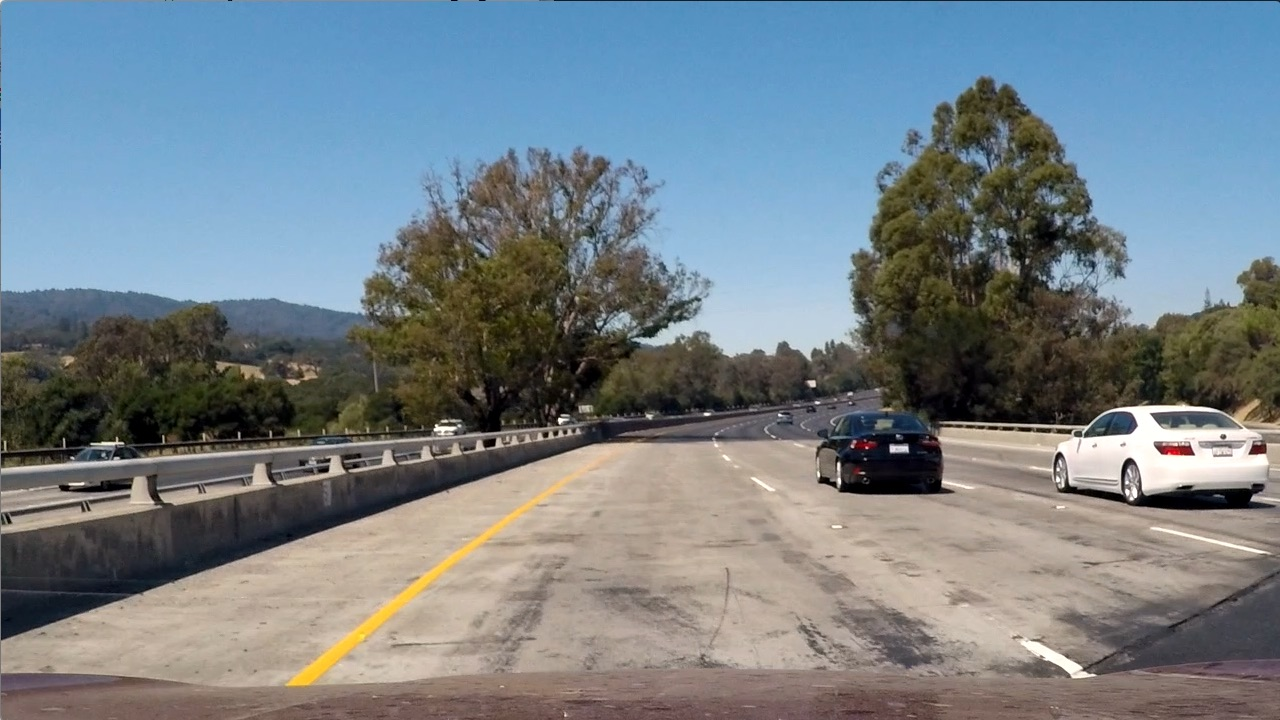
#> input picture Project2_Advanced_Lane_Detection/test_images/test1.jpg, 1280 x 720 px
$ python Threshold.py   (older library calls are emulated)
#> lines starting #> are read from the running program, lines starting #| are printed output that depends on the picture; after the words box and inside, x2 and y2 are one past the last pixel; in counts of white or black regions, pixels touching at a corner belong together
import cv2
import matplotlib.pyplot as plt
import matplotlib.image as mpimg
import numpy as np

def abs_sobel_thresh(img, orient='x', sobel_kernel=3, thresh=(0, 255)):
    # Calculate directional gradient
    # Apply threshold
    gray = cv2.cvtColor(img,cv2.COLOR_RGB2GRAY)
    if orient == 'x':
        sobel = cv2.Sobel(gray,cv2.CV_64F,1,0,ksize=sobel_kernel)
    if orient == 'y':
        sobel = cv2.Sobel(gray,cv2.CV_64F,0,1,ksize=sobel_kernel)

    abs_sobel = np.absolute(sobel)
    scaler_sobel = np.uint8(255*(abs_sobel/(np.max(abs_sobel))))

    grad_binary = np.zeros_like(abs_sobel)
    grad_binary[(scaler_sobel >= thresh[0]) & (scaler_sobel <= thresh[1])] = 1
    return grad_binary

def mag_thresh(image, sobel_kernel=3, mag_thresh=(0, 255)):
    # Calculate gradient magnitude
    # Apply threshold
    gray = cv2.cvtColor(image,cv2.COLOR_RGB2GRAY)
    sobelx = cv2.Sobel(gray,cv2.CV_64F,1,0,ksize=sobel_kernel)
    sobely = cv2.Sobel(gray,cv2.CV_64F,0,1,ksize=sobel_kernel)

    abs_sobel = np.sqrt(sobelx**2 + sobely**2)
    scaler_sobel = np.uint8(255*(abs_sobel/(np.max(abs_sobel))))

    mag_binary = np.zeros_like(abs_sobel)
    mag_binary[(scaler_sobel >= mag_thresh[0]) & (scaler_sobel <= mag_thresh[1])] = 1
    return mag_binary

def dir_threshold(image, sobel_kernel=3, thresh=(0, np.pi/2)):
    # Calculate gradient direction
    # Apply threshold
    gray = cv2.cvtColor(image,cv2.COLOR_RGB2GRAY)
    sobelx = cv2.Sobel(gray,cv2.CV_64F,1,0,ksize=sobel_kernel)
    sobely = cv2.Sobel(gray,cv2.CV_64F,0,1,ksize=sobel_kernel)

    abs_sobelx = np.absolute(sobelx)
    abs_sobely = np.absolute(sobely)

    scaler_sobel = np.arctan(abs_sobelx,abs_sobely)
    dir_binary = np.zeros_like(abs_sobelx)
    dir_binary[(scaler_sobel >= thresh[0]) & (scaler_sobel <= thresh[1])] = 1
    return dir_binary


def color_thresold(img, s_thresh=(170, 255)):
    img = np.copy(img)
    # Convert to HLS color space and separate the V channel
    hls = cv2.cvtColor(img, cv2.COLOR_RGB2HLS)
    s_channel = hls[:,:,2]
    # Threshold color channel
    s_binary = np.zeros_like(s_channel)
    s_binary[(s_channel >= s_thresh[0]) & (s_channel <= s_thresh[1])] = 1
    return s_binary

def ImgWithAllThresold(img):

    # Choose a Sobel kernel size
    ksize = 3 # Choose a larger odd number to smooth gradient measurements

    # Apply each of the thresholding functions
    gradx = abs_sobel_thresh(img, orient='x', sobel_kernel=ksize, thresh=(20,100))
    #grady = abs_sobel_thresh(image, orient='y', sobel_kernel=ksize, thresh=(20,100))
    mag_binary = mag_thresh(img, sobel_kernel=ksize, mag_thresh=(30,200))
    dir_binary = dir_threshold(img, sobel_kernel=ksize, thresh=(0.7, 1.3))
    s_binary = color_thresold(img)
    combined = np.zeros_like(dir_binary)
    combined[((gradx == 1)) | ((mag_binary == 1) & (dir_binary == 1)) | (s_binary == 1)] = 1
    return combined


if __name__ == "__main__":
    image = cv2.imread("./test_images/test1.jpg")
#> image is the input picture: shape (720, 1280, 3); mean B, G, R 135.5, 128.7, 117.5
    ImgWithAllThresold(image)
#> in ImgWithAllThresold, `gradx = abs_sobel_thresh(img, orient='x', sobel_kernel=ksize, thresh=(..`:
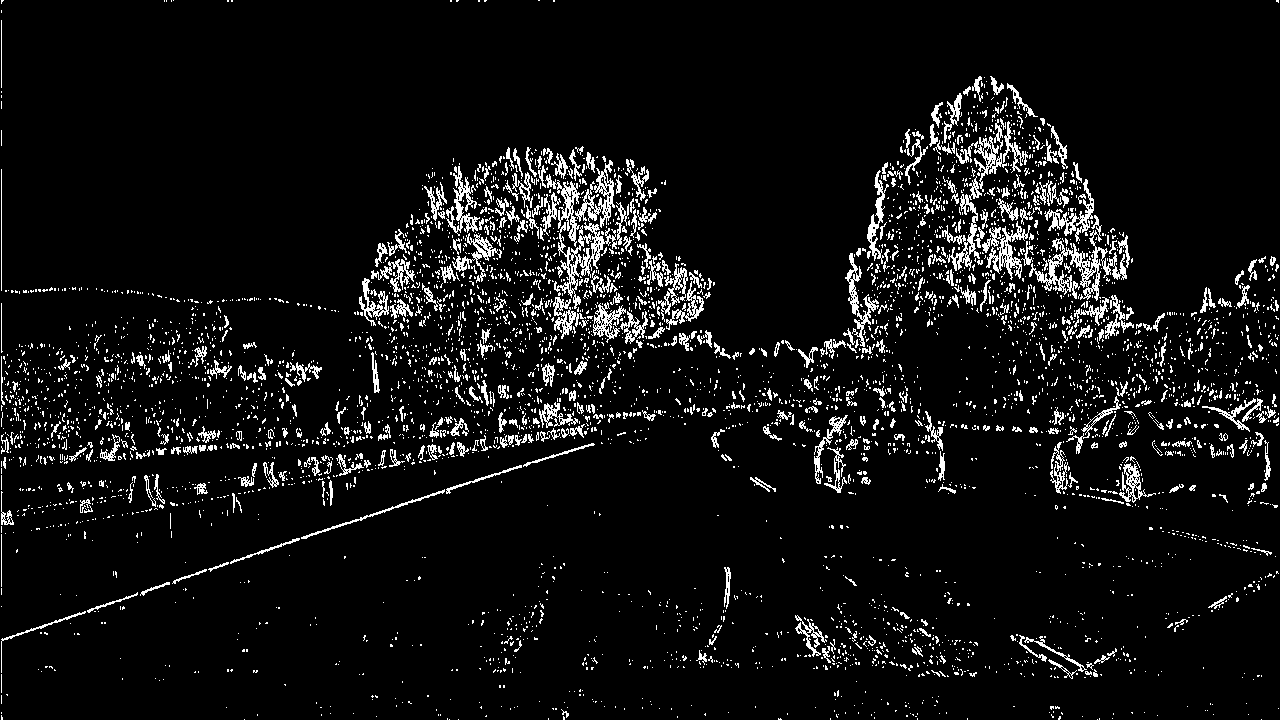
#> gradx: shape (720, 1280) float64; values 0 (black) and 1 (white), 6.8% white in thin lines or dots
#> in ImgWithAllThresold, `dir_binary = dir_threshold(img, sobel_kernel=ksize, thresh=(0.7, 1.3))`:
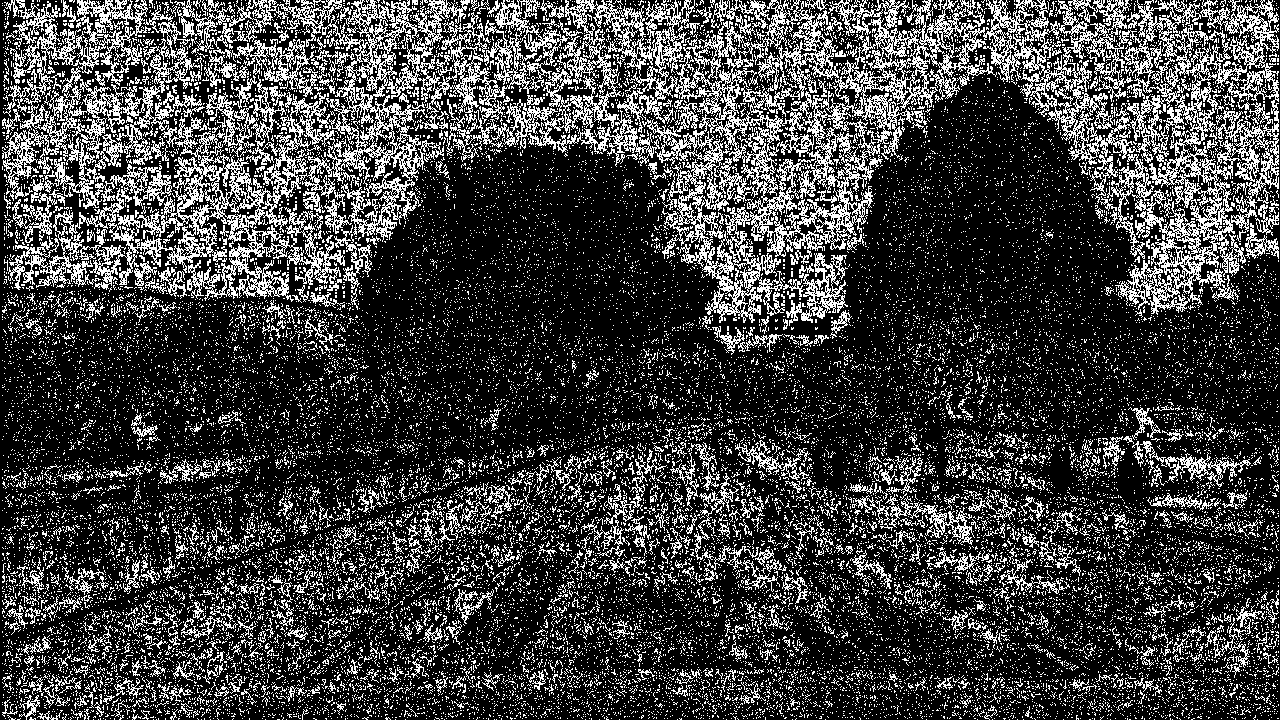
#> dir_binary: shape (720, 1280) float64; values 0 (black) and 1 (white), 24.8% white in thin lines or dots
#> in color_thresold, `s_channel = hls[:,:,2]`:
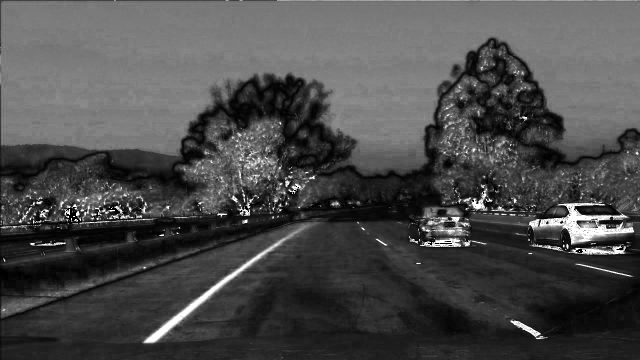
#> s_channel: shape (720, 1280) (shown at 1/2 size); min 0, max 255, mean 74.4
#> in ImgWithAllThresold, `s_binary = color_thresold(img)`:
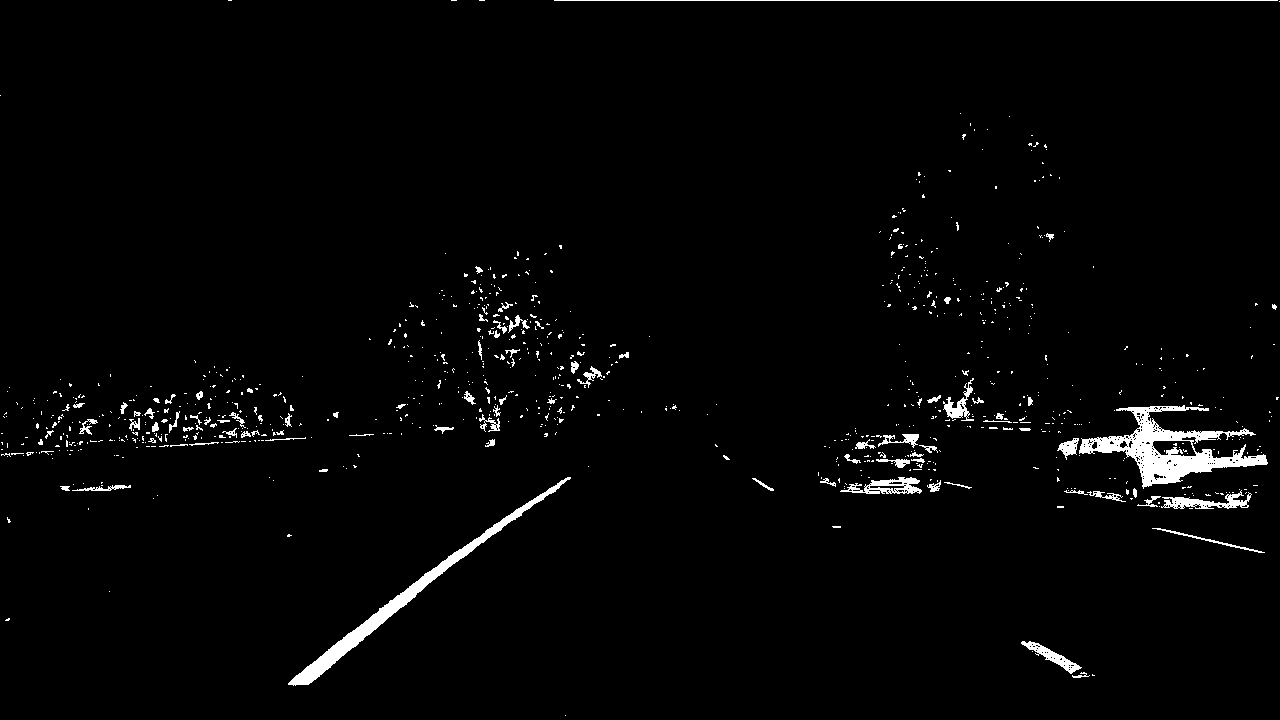
#> s_binary: shape (720, 1280); values 0 (black) and 1 (white), 2.1% white; 892 white regions (801 under 20 px), largest, box (x1, y1, x2, y2) and area: (1079, 405, 1268, 489) 5047, (288, 477, 571, 686) 3455, (554, 0, 1278, 1) 724

$ run again, with Project2_Advanced_Lane_Detection/test_images/test2.jpg copied over Project2_Advanced_Lane_Detection/test_images/test1.jpg
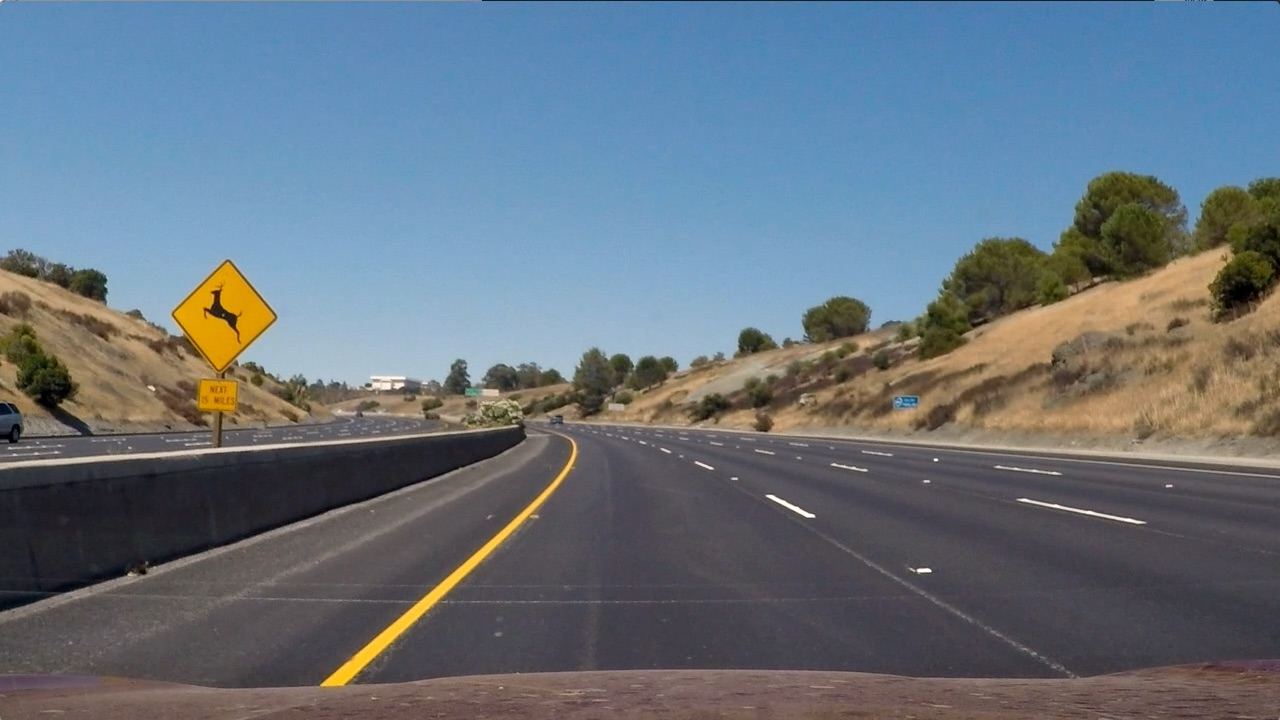
#> input picture Project2_Advanced_Lane_Detection/test_images/test2.jpg, 1280 x 720 px
#> image is the input picture: shape (720, 1280, 3); mean B, G, R 125.5, 114.6, 102.8
#> in ImgWithAllThresold, `gradx = abs_sobel_thresh(img, orient='x', sobel_kernel=ksize, thresh=(..`:
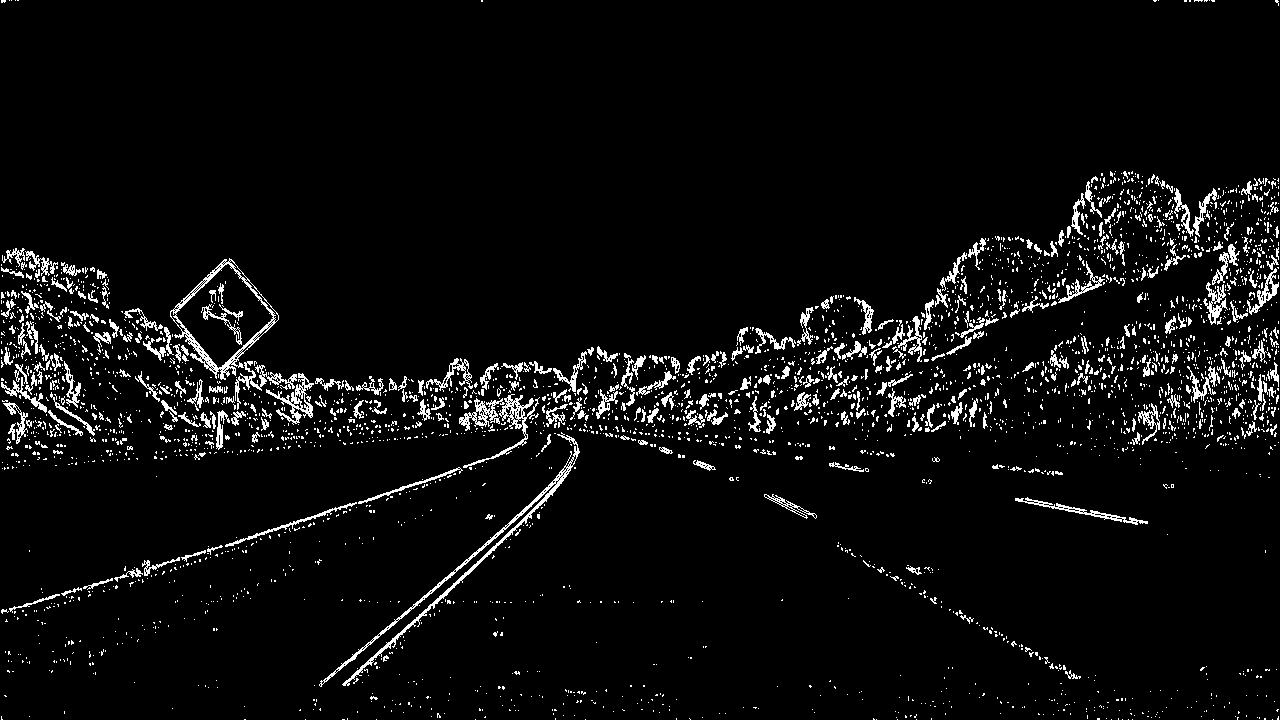
#> gradx: shape (720, 1280) float64; values 0 (black) and 1 (white), 4.9% white in thin lines or dots
#> mag_binary: shape (720, 1280) float64; values 0 (black) and 1 (white), 6.4% white in thin lines or dots
#> dir_binary: shape (720, 1280) float64; values 0 (black) and 1 (white), 30.9% white in thin lines or dots
#> hls: shape (720, 1280, 3); mean of channels 0, 1, 2 78.2, 113.9, 64.8
#> in ImgWithAllThresold, `s_binary = color_thresold(img)`:
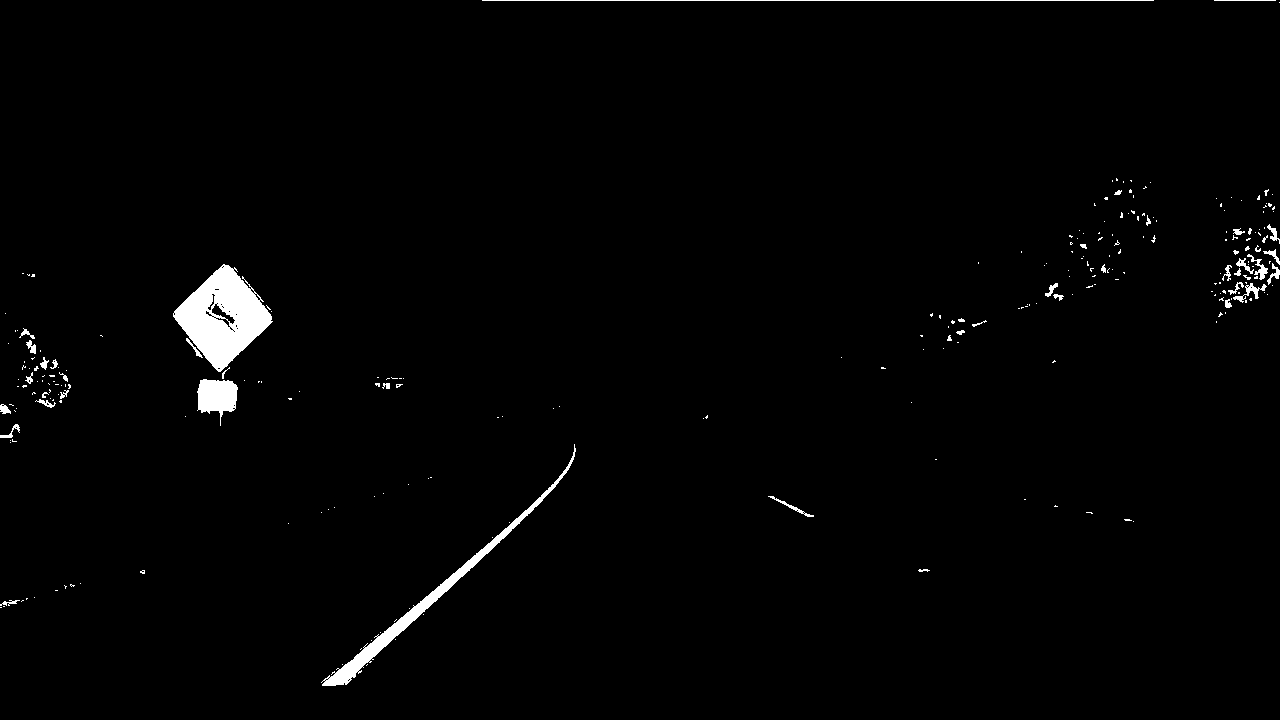
#> s_binary: shape (720, 1280); values 0 (black) and 1 (white), 1.5% white; 262 white regions (217 under 20 px), largest, box (x1, y1, x2, y2) and area: (173, 264, 273, 372) 5666, (321, 444, 576, 686) 2915, (197, 379, 238, 426) 1204
